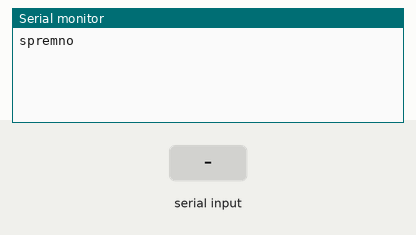
Simulated run of this sketch. Board: Arduino Uno, built with avr-gcc and run on an emulated ATmega328P. On the bench: the last lines printed to the serial monitor. Inputs (shaded band) come from the test bench.

Above: at 1.2 s.
1.3 s: "1" received over the second serial link
At 1.8 s:
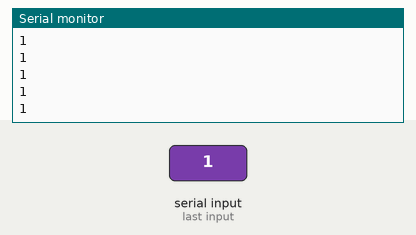
3.2 s: "0" received over the second serial link
At 3.7 s:
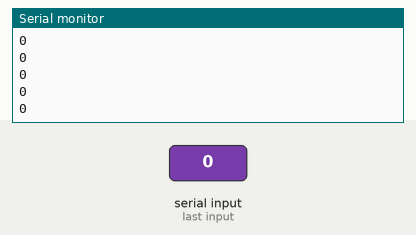
4.7 s: "2" received over the second serial link
At 5.5 s:
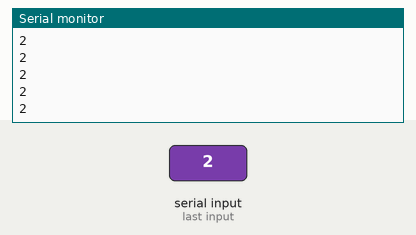
Timing chart, 0 to 7.7 s (numbered marks = the images above; inputs shaded):
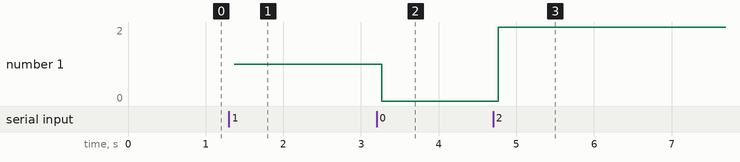

Measured:
- after the input at 1.3 s, the serial monitor: prints a new line after 0.07 s (image 1)
- after the input at 3.2 s, the serial monitor: prints a new line after 0.07 s (image 2)
- after the input at 4.7 s, the serial monitor: prints a new line after 0.07 s (image 3)
- plotted number 1: 1 → 0 after the input at 3.2 s, 0 → 2 after the input at 4.7 s

The sketch:

arduinoKodZavrsni.ino
```cpp
#include <SoftwareSerial.h>

SoftwareSerial serial_con(3,2);
#define BUFFER_SIZE 64
char inData[BUFFER_SIZE];
char inChar=-1;
int count=0;
int i=0;
void setup() {
  // put your setup code here, to run once:
  Serial.begin(9600);
  serial_con.begin(9600);
  serial_con.print("spremno");
  Serial.println("spremno");
}

void loop() {
  // put your main code here, to run repeatedly:
  byte byte_count=serial_con.available();
  if(byte_count){
    for(i=0;i<byte_count;i++){
      inChar=serial_con.read();
      inData[i]=inChar;
    }
    inData[i]='\0';
  }
  Serial.println(inData);

}
```
